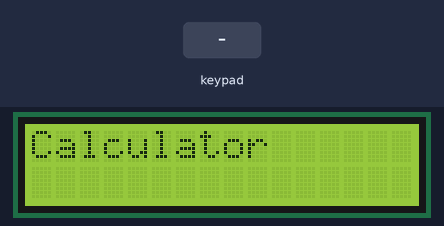
A sketch run on a simulated Arduino Uno, built with avr-gcc and run on an emulated ATmega328P. Parts: 16×2 character LCD. The inputs (shaded band) are chosen by the test bench.

Above: at 0.1 s.
3.3 s: keypad keys 7 + 5 = pressed 0.4 s apart
At 5.5 s:
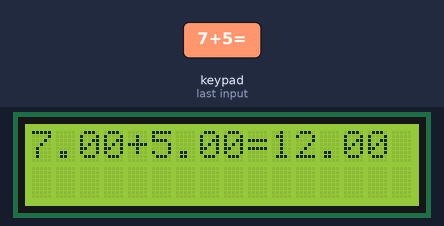
6.4 s: key '+' pressed
At 6.8 s:
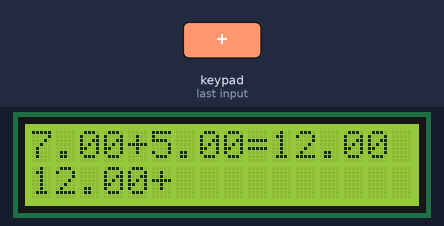
7.9 s: keypad keys 6 * 7 = pressed 0.4 s apart
At 10.4 s:
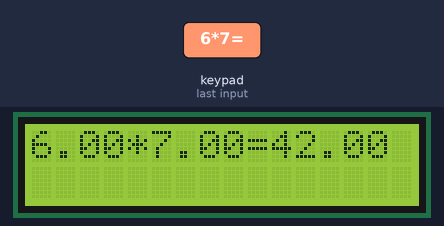
11.0 s: key '*' pressed
At 11.6 s:
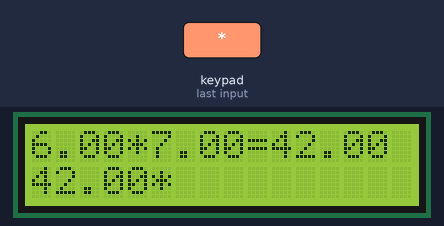
12.5 s: keypad keys 8 / 2 = pressed 0.4 s apart
At 14.0 s:
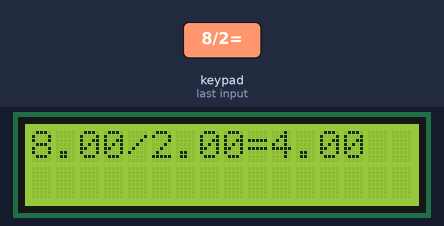
15.6 s: key '/' pressed
At 16.5 s:
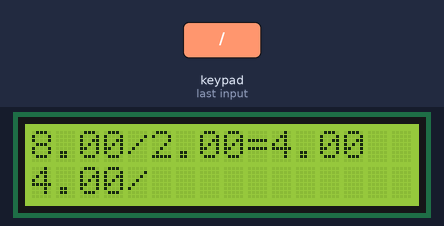
Timing chart, 0 to 18.1 s (numbered marks = the images above; inputs shaded):
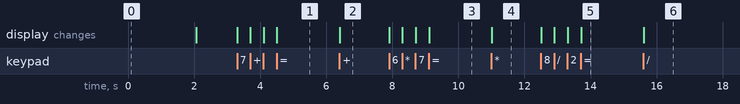

The sketch:

calculator.ino
```cpp
#include <LiquidCrystal.h>
#include <Keypad.h>

const byte ROWS = 4;
const byte COLS = 4;
char hexaKeys[ROWS][COLS] = {
  {'1', '2', '3', '+'},
  {'4', '5', '6', '-'},
  {'7', '8', '9', '*'},
  {'.', '0', '=', '/'}
};
byte rowPins[ROWS] = {9, 8, 7, 6};
byte colPins[COLS] = {5, 4, 3, 2};

Keypad customKeypad = Keypad(makeKeymap(hexaKeys), rowPins, colPins, ROWS, COLS);

LiquidCrystal lcd(12, 11, 10, 5, 4, 3, 2);

String currentNumber = "";
double num1 = 0;
double num2 = 0;
char operation = ' ';
bool resultCalculated = false;

void setup() {
  lcd.begin(16, 2);
  lcd.print("Calculator");
  delay(2000);
  lcd.clear();
  lcd.setCursor(0, 0);
}

void loop() {
  char customKey = customKeypad.getKey();

  if (customKey) {
    if (isdigit(customKey) || customKey == '.') {
      if (resultCalculated) {
        currentNumber = "";
        resultCalculated = false;
        lcd.clear();
        lcd.setCursor(0, 0);
      }
      currentNumber += customKey;
      lcd.print(customKey);
    } else if (customKey == '+' || customKey == '-' || customKey == '*' || customKey == '/') {
      if (currentNumber != "") {
        num1 = currentNumber.toDouble();
        currentNumber = "";
        operation = customKey;
        lcd.setCursor(0, 1);
        lcd.print(num1);
        lcd.print(operation);
      }
    } else if (customKey == '=') {
      if (currentNumber != "" && operation != ' ') {
        num2 = currentNumber.toDouble();
        double result = 0;
        switch (operation) {
          case '+':
            result = num1 + num2;
            break;
          case '-':
            result = num1 - num2;
            break;
          case '*':
            result = num1 * num2;
            break;
          case '/':
            if (num2 != 0) {
              result = num1 / num2;
            } else {
              lcd.clear();
              lcd.print("Error: Div by 0");
              delay(2000);
              lcd.clear();
              currentNumber = "";
              num1 = 0;
              num2 = 0;
              operation = ' ';
              return;
            }
            break;
        }
        lcd.clear();
        lcd.setCursor(0, 0);
        lcd.print(num1);
        lcd.print(operation);
        lcd.print(num2);
        lcd.print("=");
        lcd.print(result);
        currentNumber = String(result);
        num1 = result;
        num2 = 0;
        operation = ' ';
        resultCalculated = true;
      }
    }
  }
}
```

Measured:
- after the input at 3.3 s, the display: first changes at once (image 1 shows a later state)
- after the input at 6.4 s, the display: changes at once (image 2)
- after the input at 7.9 s, the display: first changes at once (image 3 shows a later state)
- after the input at 11.0 s, the display: changes at once (image 4)
- after the input at 12.5 s, the display: first changes at once (image 5 shows a later state)
- after the input at 15.6 s, the display: changes at once (image 6)
